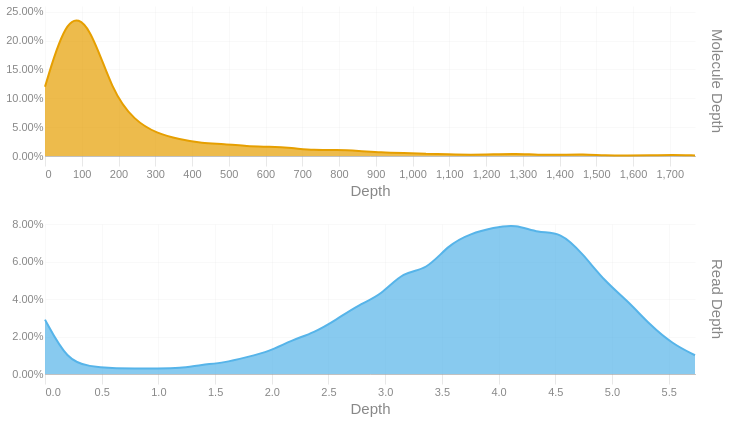

Write notebook code for a chart like this one.
### Code cell
readdep = depth_hist(tb['Read Depth'], q99, 3)
readdep = readdep.with_columns(pl.lit('Read Depth').alias('Metric'))
if not SKIPLR:
    moldep = depth_hist(tb['Molecule Depth'], mol_q99, 1)
    moldep = moldep.with_columns(pl.lit('Molecule Depth').alias('Metric'))
    _hist = pl.concat([readdep, moldep])
    _hist = _hist.filter(pl.col('Proportion') != 0)
    with SafeRender(_hist):
        (
            alt.Chart(_hist)        
            .mark_area(interpolate = "basis")
            .encode(
                x=alt.X('Bin:Q').scale(domainMin=0).axis(alt.Axis(title='Depth')),
                y = alt.Y('Proportion:Q', title = None).axis(format = '.2%'),
                color = alt.Color('Metric:N').legend(None),
                row = alt.Row("Metric:N").header(title = None, labelOrient = 'right'),
                tooltip = [
                    alt.Tooltip("Metric:N", title = "Metric"),
                    alt.Tooltip('Interval:N', title = "Depth Interval"),
                    alt.Tooltip('Proportion:Q', title = "% Alignments").format('.2%')
                ]
            )
            .resolve_scale(x='independent', y='independent')
            .properties(
                height = 150, width = 650,
                usermeta={'embedOptions': {'downloadFileName': f'{samplename}.depth.hist'}}
            )
        ).display()
else:
    readdep = readdep.filter(pl.col('Proportion') != 0)
    with SafeRender(readdep):
        (
            alt.Chart(readdep)        
            .mark_area(interpolate = "basis")
            .encode(
                x=alt.X('Bin:Q').scale(domainMin=0).axis(alt.Axis(title='Depth')),
                y = alt.Y('Proportion:Q', title = None).axis(format = '.2%'),
                tooltip = [
                    alt.Tooltip('Interval:N', title = "Depth Interval"),
                    alt.Tooltip('Proportion:Q', title = "% Alignments").format('.2%')
                ]
            )
            .properties(
                usermeta={'embedOptions': {'downloadFileName': f'{samplename}.depth.hist'}}
            )
        ).display()

### Figure 1 — Vega-Lite specification as saved in the notebook (floating-point values rounded to 4 significant figures)
{"width": 650, "height": 150, "config": {"title": {"anchor": "start", "dy": -15, "fontSize": 18, "color": "#888888", "subtitleColor": "#888888", "subtitleFontSize": 14}, "arc": {"fill": "#0072B2"}, "axis": {"domainColor": "#888888", "domainWidth": 0.5, "gridWidth": 0.2, "grid": false, "titleFontWeight": 400, "titleFontSize": 15, "labelFontSize": 11, "labelColor": "#888888", "tickColor": "#888888", "tickWidth": 0.2, "titleColor": "#888888"}, "axisBand": {"grid": false}, "axisX": {"grid": true, "tickSize": 10, "domainCap": "round"}, "axisY": {"domain": false, "grid": true, "tickSize": 0, "domainCap": "round"}, "background": "transparent", "header": {"labelFontSize": 15, "labelColor": "#888888", "titleFontSize": 15, "titleFontWeight": 600, "titleColor": "#888888"}, "legend": {"labelFont": "sans-serif", "labelFontSize": 12, "labelColor": "#888888", "symbolSize": 100, "symbolType": "circle", "titleFontSize": 12, "titlePadding": 10, "titleColor": "#888888", "title": null}, "range": {"category": ["#E69F00", "#56B4E9", "#009E73", "#F0E442", "#0072B2", "#D55E00", "#CC79A7", "#000000"], "diverging": ["#cfe8f3", "#a2d4ec", "#73bfe2", "#46abdb", "#1696d2", "#12719e"]}, "area": {"fill": "#0072B2", "fillOpacity": 0.7, "line": true, "strokeOpacity": 0.7}, "line": {"color": "#0072B2", "stroke": "#0072B2", "strokeWidth": 2}, "trail": {"color": "#0072B2", "stroke": "#0072B2", "strokeWidth": 0, "size": 1}, "point": {"filled": true, "fillOpacity": 1.0, "size": 95}, "text": {"color": "#888888", "fontSize": 11, "align": "right", "fontWeight": 400, "size": 11}, "bar": {"fill": "#0072B2", "stroke": null}, "view": {"stroke": null, "continuousWidth": 660, "continuousHeight": 400}}, "data": {"name": "data-1039ddd7d9d3fb5d7ff506c7015616fd"}, "mark": {"type": "area", "interpolate": "basis"}, "encoding": {"color": {"field": "Metric", "legend": null, "type": "nominal"}, "row": {"field": "Metric", "header": {"title": null, "labelOrient": "right"}, "type": "nominal"}, "tooltip": [{"field": "Metric", "title": "Metric", "type": "nominal"}, {"field": "Interval", "title": "Depth Interval", "type": "nominal"}, {"field": "Proportion", "format": ".2%", "title": "% Alignments", "type": "quantitative"}], "x": {"axis": {"title": "Depth"}, "field": "Bin", "scale": {"domainMin": 0}, "type": "quantitative"}, "y": {"axis": {"format": ".2%"}, "field": "Proportion", "title": null, "type": "quantitative"}}, "resolve": {"scale": {"x": "independent", "y": "independent"}}, "usermeta": {"embedOptions": {"downloadFileName": "S3_Musquodoboit_594.depth.hist"}}, "$schema": "https://vega.github.io/schema/vega-lite/v6.1.0.json", "datasets": {"data-1039ddd7d9d3fb5d7ff506c7015616fd": [{"Bin": 0.0, "Interval": "0.0-0.198", "Proportion": 0.029, "Metric": "Read Depth"}, {"Bin": 0.198, "Interval": "0.198-0.395", "Proportion": 0.007, "Metric": "Read Depth"}, {"Bin": 0.395, "Interval": "0.395-0.593", "Proportion": 0.004, "Metric": "Read Depth"}, {"Bin": 0.593, "Interval": "0.593-0.791", "Proportion": 0.003, "Metric": "Read Depth"}, {"Bin": 0.791, "Interval": "0.791-0.988", "Proportion": 0.003, "Metric": "Read Depth"}, {"Bin": 0.988, "Interval": "0.988-1.186", "Proportion": 0.003, "Metric": "Read Depth"}, {"Bin": 1.186, "Interval": "1.186-1.384", "Proportion": 0.003, "Metric": "Read Depth"}, {"Bin": 1.384, "Interval": "1.384-1.581", "Proportion": 0.005, "Metric": "Read Depth"}, {"Bin": 1.581, "Interval": "1.581-1.779", "Proportion": 0.006, "Metric": "Read Depth"}, {"Bin": 1.779, "Interval": "1.779-1.977", "Proportion": 0.009, "Metric": "Read Depth"}, {"Bin": 1.977, "Interval": "1.977-2.174", "Proportion": 0.012, "Metric": "Read Depth"}, {"Bin": 2.174, "Interval": "2.174-2.372", "Proportion": 0.018, "Metric": "Read Depth"}, {"Bin": 2.372, "Interval": "2.372-2.57", "Proportion": 0.022, "Metric": "Read Depth"}, {"Bin": 2.57, "Interval": "2.57-2.767", "Proportion": 0.029, "Metric": "Read Depth"}, {"Bin": 2.767, "Interval": "2.767-2.965", "Proportion": 0.037, "Metric": "Read Depth"}, {"Bin": 2.965, "Interval": "2.965-3.163", "Proportion": 0.042, "Metric": "Read Depth"}, {"Bin": 3.163, "Interval": "3.163-3.36", "Proportion": 0.055, "Metric": "Read Depth"}, {"Bin": 3.36, "Interval": "3.36-3.558", "Proportion": 0.055, "Metric": "Read Depth"}, {"Bin": 3.558, "Interval": "3.558-3.756", "Proportion": 0.069, "Metric": "Read Depth"}, {"Bin": 3.756, "Interval": "3.756-3.953", "Proportion": 0.075, "Metric": "Read Depth"}, {"Bin": 3.953, "Interval": "3.953-4.151", "Proportion": 0.078, "Metric": "Read Depth"}, {"Bin": 4.151, "Interval": "4.151-4.349", "Proportion": 0.08, "Metric": "Read Depth"}, {"Bin": 4.349, "Interval": "4.349-4.546", "Proportion": 0.075, "Metric": "Read Depth"}, {"Bin": 4.546, "Interval": "4.546-4.744", "Proportion": 0.076, "Metric": "Read Depth"}, {"Bin": 4.744, "Interval": "4.744-4.942", "Proportion": 0.064, "Metric": "Read Depth"}, {"Bin": 4.942, "Interval": "4.942-5.139", "Proportion": 0.049, "Metric": "Read Depth"}, {"Bin": 5.139, "Interval": "5.139-5.337", "Proportion": 0.039, "Metric": "Read Depth"}, {"Bin": 5.337, "Interval": "5.337-5.535", "Proportion": 0.026, "Metric": "Read Depth"}, {"Bin": 5.535, "Interval": "5.535-5.732", "Proportion": 0.016, "Metric": "Read Depth"}, {"Bin": 5.732, "Interval": "5.732-5.93", "Proportion": 0.01, "Metric": "Read Depth"}, {"Bin": 0.0, "Interval": "0.0-61.0", "Proportion": 0.12, "Metric": "Molecule Depth"}, {"Bin": 61.0, "Interval": "61.0-122.0", "Proportion": 0.249, "Metric": "Molecule Depth"}, {"Bin": 122.0, "Interval": "122.0-183.0", "Proportion": 0.23, "Metric": "Molecule Depth"}, {"Bin": 183.0, "Interval": "183.0-244.0", "Proportion": 0.111, "Metric": "Molecule Depth"}, {"Bin": 244.0, "Interval": "244.0-304.9", "Proportion": 0.061, "Metric": "Molecule Depth"}, {"Bin": 304.9, "Interval": "304.9-365.9", "Proportion": 0.039, "Metric": "Molecule Depth"}, {"Bin": 365.9, "Interval": "365.9-426.9", "Proportion": 0.029, "Metric": "Molecule Depth"}, {"Bin": 426.9, "Interval": "426.9-487.9", "Proportion": 0.022, "Metric": "Molecule Depth"}, {"Bin": 487.9, "Interval": "487.9-548.9", "Proportion": 0.021, "Metric": "Molecule Depth"}, {"Bin": 548.9, "Interval": "548.9-609.9", "Proportion": 0.017, "Metric": "Molecule Depth"}, {"Bin": 609.9, "Interval": "609.9-670.9", "Proportion": 0.016, "Metric": "Molecule Depth"}, {"Bin": 670.9, "Interval": "670.9-731.9", "Proportion": 0.014, "Metric": "Molecule Depth"}, {"Bin": 731.9, "Interval": "731.9-792.9", "Proportion": 0.01, "Metric": "Molecule Depth"}, {"Bin": 792.9, "Interval": "792.9-853.8", "Proportion": 0.011, "Metric": "Molecule Depth"}, {"Bin": 853.8, "Interval": "853.8-914.8", "Proportion": 0.009, "Metric": "Molecule Depth"}, {"Bin": 914.8, "Interval": "914.8-975.8", "Proportion": 0.006, "Metric": "Molecule Depth"}, {"Bin": 975.8, "Interval": "975.8-1036.8", "Proportion": 0.005, "Metric": "Molecule Depth"}, {"Bin": 1037.0, "Interval": "1036.8-1097.8", "Proportion": 0.004, "Metric": "Molecule Depth"}, {"Bin": 1098.0, "Interval": "1097.8-1158.8", "Proportion": 0.003, "Metric": "Molecule Depth"}, {"Bin": 1159.0, "Interval": "1158.8-1219.8", "Proportion": 0.002, "Metric": "Molecule Depth"}, {"Bin": 1220.0, "Interval": "1219.8-1280.8", "Proportion": 0.003, "Metric": "Molecule Depth"}, {"Bin": 1281.0, "Interval": "1280.8-1341.8", "Proportion": 0.004, "Metric": "Molecule Depth"}, {"Bin": 1342.0, "Interval": "1341.8-1402.7", "Proportion": 0.002, "Metric": "Molecule Depth"}, {"Bin": 1403.0, "Interval": "1402.7-1463.7", "Proportion": 0.002, "Metric": "Molecule Depth"}, {"Bin": 1464.0, "Interval": "1463.7-1524.7", "Proportion": 0.003, "Metric": "Molecule Depth"}, {"Bin": 1525.0, "Interval": "1524.7-1585.7", "Proportion": 0.001, "Metric": "Molecule Depth"}, {"Bin": 1586.0, "Interval": "1585.7-1646.7", "Proportion": 0.001, "Metric": "Molecule Depth"}, {"Bin": 1647.0, "Interval": "1646.7-1707.7", "Proportion": 0.001, "Metric": "Molecule Depth"}, {"Bin": 1708.0, "Interval": "1707.7-1768.7", "Proportion": 0.002, "Metric": "Molecule Depth"}, {"Bin": 1769.0, "Interval": "1768.7-1829.66", "Proportion": 0.001, "Metric": "Molecule Depth"}]}}
